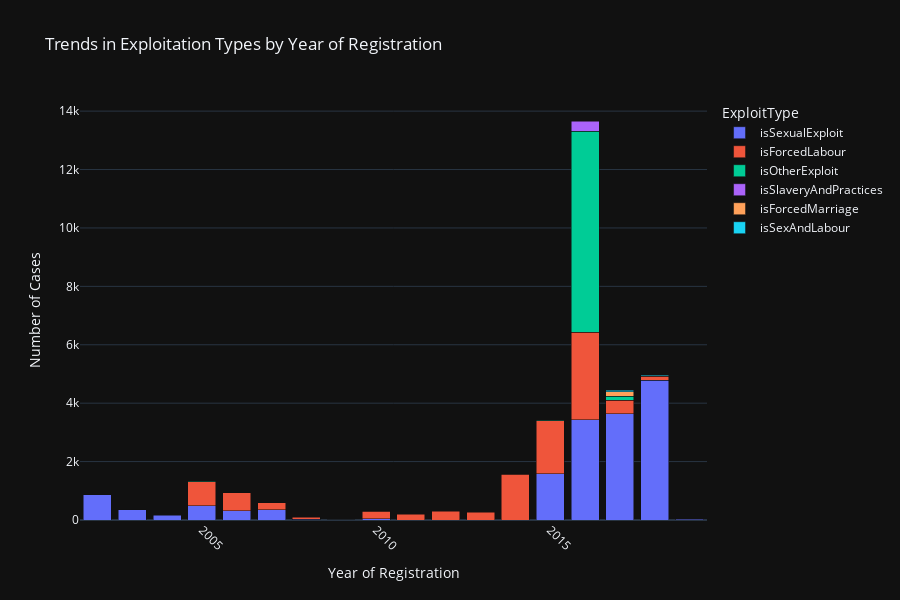

The code cell stored with this chart in its notebook:
### Markdown cell above
*** from this we can get that 2016 was the golden year of human trafficking (maybe some event triggered it? Some social event? crisis? migrations?).It could be also a backlog of cases being officially registered that year Also the recent years are more prominent, but 2019 is too low after all that peak maybe they didnt collect the whole year data.

### Code cell
# Exploitation features to visualize
exploitation_features = [
    'isForcedLabour', 'isSexualExploit', 'isOtherExploit', 'isSexAndLabour', 
    'isForcedMarriage', 'isForcedMilitary', 'isOrganRemoval', 'isSlaveryAndPractices'
]

# Melt the dataframe to long format
df_melted = df[['yearOfRegistration'] + exploitation_features].melt(id_vars='yearOfRegistration', 
                                                                     var_name='ExploitType', 
                                                                     value_name='Presence')

# Filter rows where Presence is 1 (indicating the presence of the exploit type)
df_melted = df_melted[df_melted['Presence'] == 1]

# Aggregate counts by year and exploit type
df_aggregated = df_melted.groupby(['yearOfRegistration', 'ExploitType']).size().reset_index(name='Count')

# Create an interactive Plotly bar chart
fig = px.bar(df_aggregated, 
             x="yearOfRegistration", 
             y="Count", 
             color="ExploitType", 
             barmode="stack",
             title="Trends in Exploitation Types by Year of Registration",
             labels={"yearOfRegistration": "Year of Registration", "Count": "Number of Cases"},
             height=600)

# Update layout for better readability
fig.update_layout(
    xaxis_title="Year of Registration",
    yaxis_title="Number of Cases",
    xaxis=dict(tickangle=45),
    barmode='stack',  # Stack bars to show the trend for each type of exploitation
)

# Show the plot
fig.show()

### Figure 1 — Plotly figure (JSON) as saved in the notebook; plotly's stock layout.template omitted (floating-point values rounded to 4 significant figures)
{"data": [{"hovertemplate": "ExploitType=isSexualExploit<br>Year of Registration=%{x}<br>Number of Cases=%{y}<extra></extra>", "legendgroup": "isSexualExploit", "marker": {"color": "#636efa", "pattern": {"shape": ""}}, "name": "isSexualExploit", "orientation": "v", "showlegend": true, "textposition": "auto", "x": [2002, 2003, 2004, 2005, 2006, 2007, 2008, 2010, 2015, 2016, 2017, 2018, 2019], "xaxis": "x", "y": [867, 357, 160, 492, 318, 344, 23, 38, 1578, 3436, 3638, 4788, 28], "yaxis": "y", "type": "bar"}, {"hovertemplate": "ExploitType=isForcedLabour<br>Year of Registration=%{x}<br>Number of Cases=%{y}<extra></extra>", "legendgroup": "isForcedLabour", "marker": {"color": "#EF553B", "pattern": {"shape": ""}}, "name": "isForcedLabour", "orientation": "v", "showlegend": true, "textposition": "auto", "x": [2005, 2006, 2007, 2008, 2009, 2010, 2011, 2012, 2013, 2014, 2015, 2016, 2017, 2018], "xaxis": "x", "y": [817, 622, 251, 66, 15, 260, 193, 306, 268, 1563, 1815, 2988, 469, 139], "yaxis": "y", "type": "bar"}, {"hovertemplate": "ExploitType=isOtherExploit<br>Year of Registration=%{x}<br>Number of Cases=%{y}<extra></extra>", "legendgroup": "isOtherExploit", "marker": {"color": "#00cc96", "pattern": {"shape": ""}}, "name": "isOtherExploit", "orientation": "v", "showlegend": true, "textposition": "auto", "x": [2005, 2010, 2014, 2015, 2016, 2017], "xaxis": "x", "y": [11, 12, 13, 17, 6879, 132], "yaxis": "y", "type": "bar"}, {"hovertemplate": "ExploitType=isSlaveryAndPractices<br>Year of Registration=%{x}<br>Number of Cases=%{y}<extra></extra>", "legendgroup": "isSlaveryAndPractices", "marker": {"color": "#ab63fa", "pattern": {"shape": ""}}, "name": "isSlaveryAndPractices", "orientation": "v", "showlegend": true, "textposition": "auto", "x": [2016], "xaxis": "x", "y": [359], "yaxis": "y", "type": "bar"}, {"hovertemplate": "ExploitType=isForcedMarriage<br>Year of Registration=%{x}<br>Number of Cases=%{y}<extra></extra>", "legendgroup": "isForcedMarriage", "marker": {"color": "#FFA15A", "pattern": {"shape": ""}}, "name": "isForcedMarriage", "orientation": "v", "showlegend": true, "textposition": "auto", "x": [2017, 2018], "xaxis": "x", "y": [154, 14], "yaxis": "y", "type": "bar"}, {"hovertemplate": "ExploitType=isSexAndLabour<br>Year of Registration=%{x}<br>Number of Cases=%{y}<extra></extra>", "legendgroup": "isSexAndLabour", "marker": {"color": "#19d3f3", "pattern": {"shape": ""}}, "name": "isSexAndLabour", "orientation": "v", "showlegend": true, "textposition": "auto", "x": [2017, 2018], "xaxis": "x", "y": [45, 33], "yaxis": "y", "type": "bar"}], "layout": {"xaxis": {"anchor": "y", "domain": [0.0, 1.0], "title": {"text": "Year of Registration"}, "tickangle": 45}, "yaxis": {"anchor": "x", "domain": [0.0, 1.0], "title": {"text": "Number of Cases"}}, "legend": {"title": {"text": "ExploitType"}, "tracegroupgap": 0}, "title": {"text": "Trends in Exploitation Types by Year of Registration"}, "barmode": "stack", "height": 600}}
